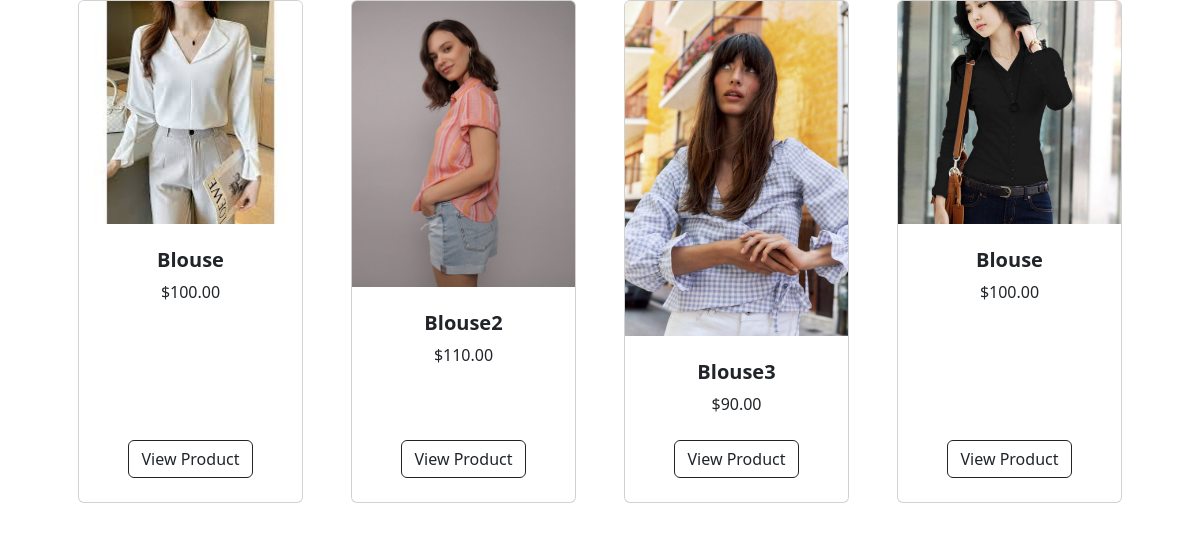
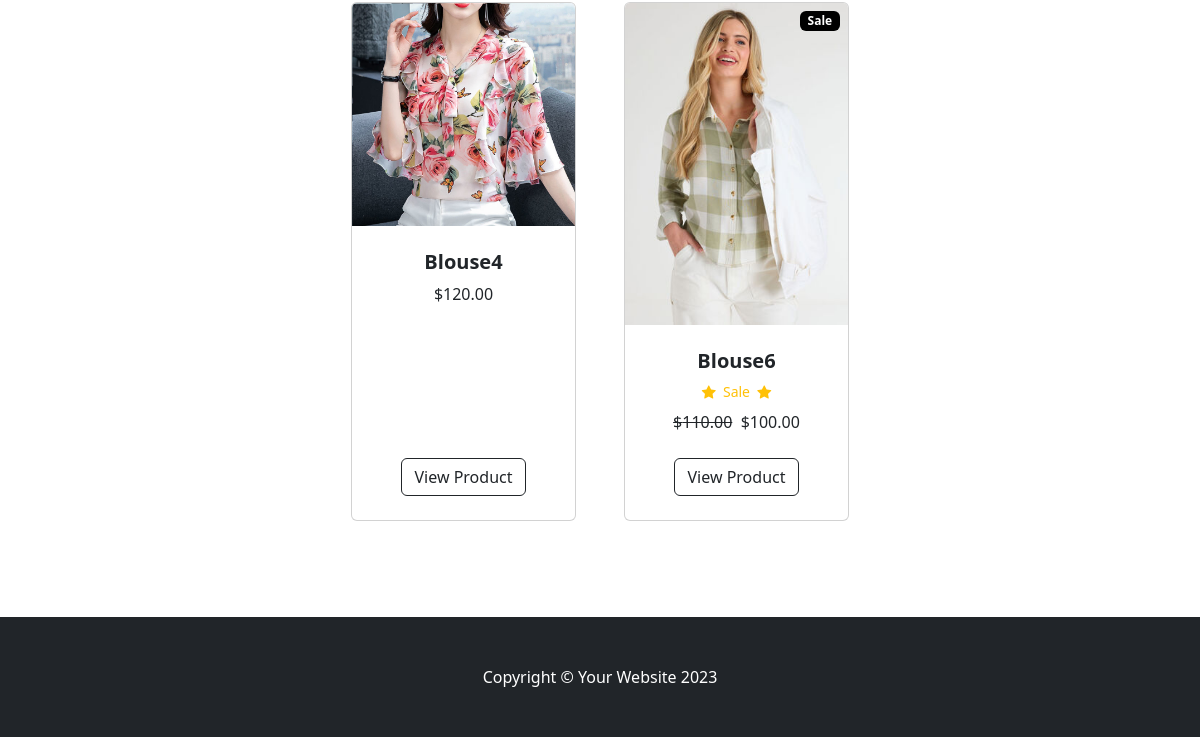
The app's page / (lower part), older data (2 pictures, top to bottom).
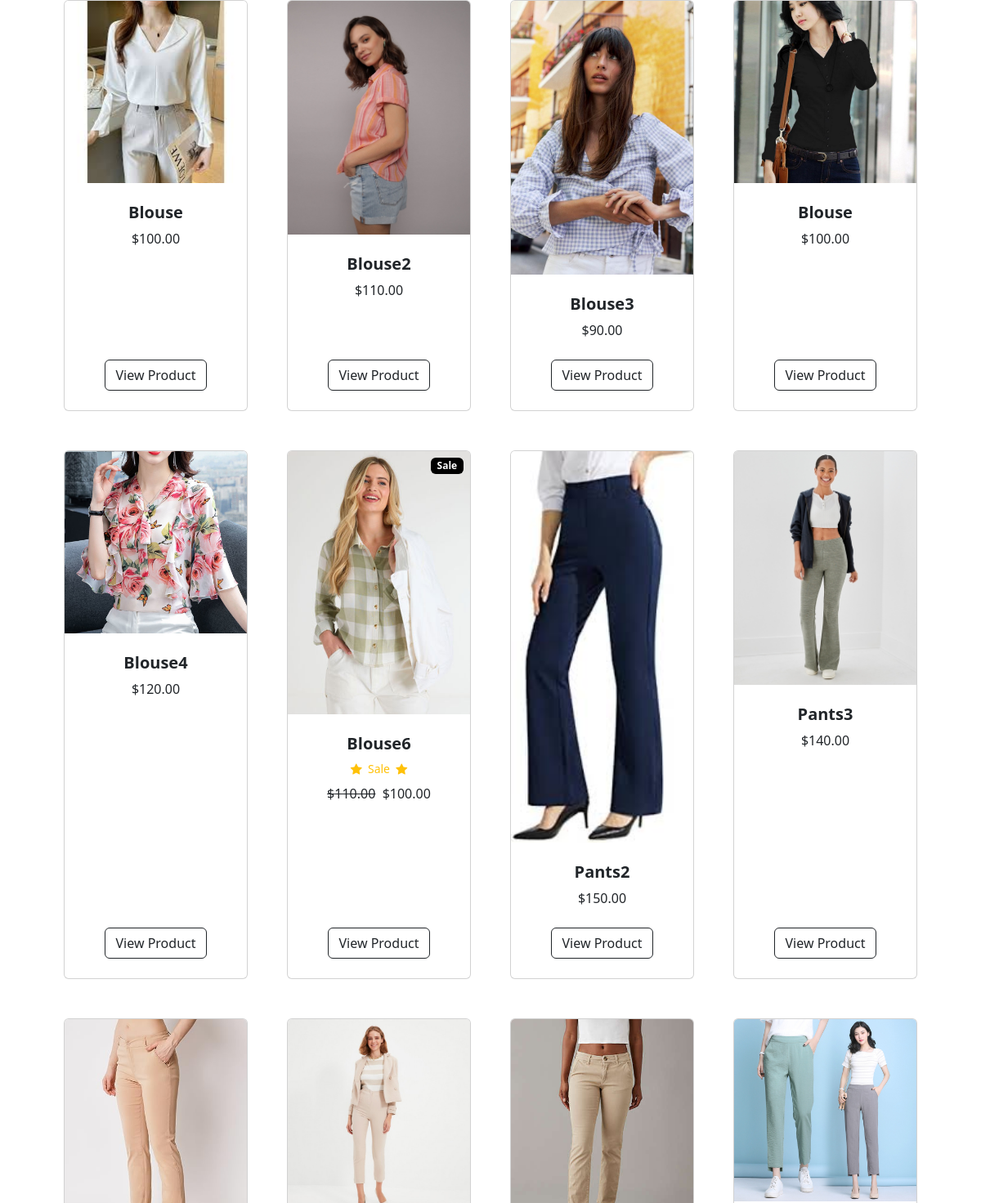
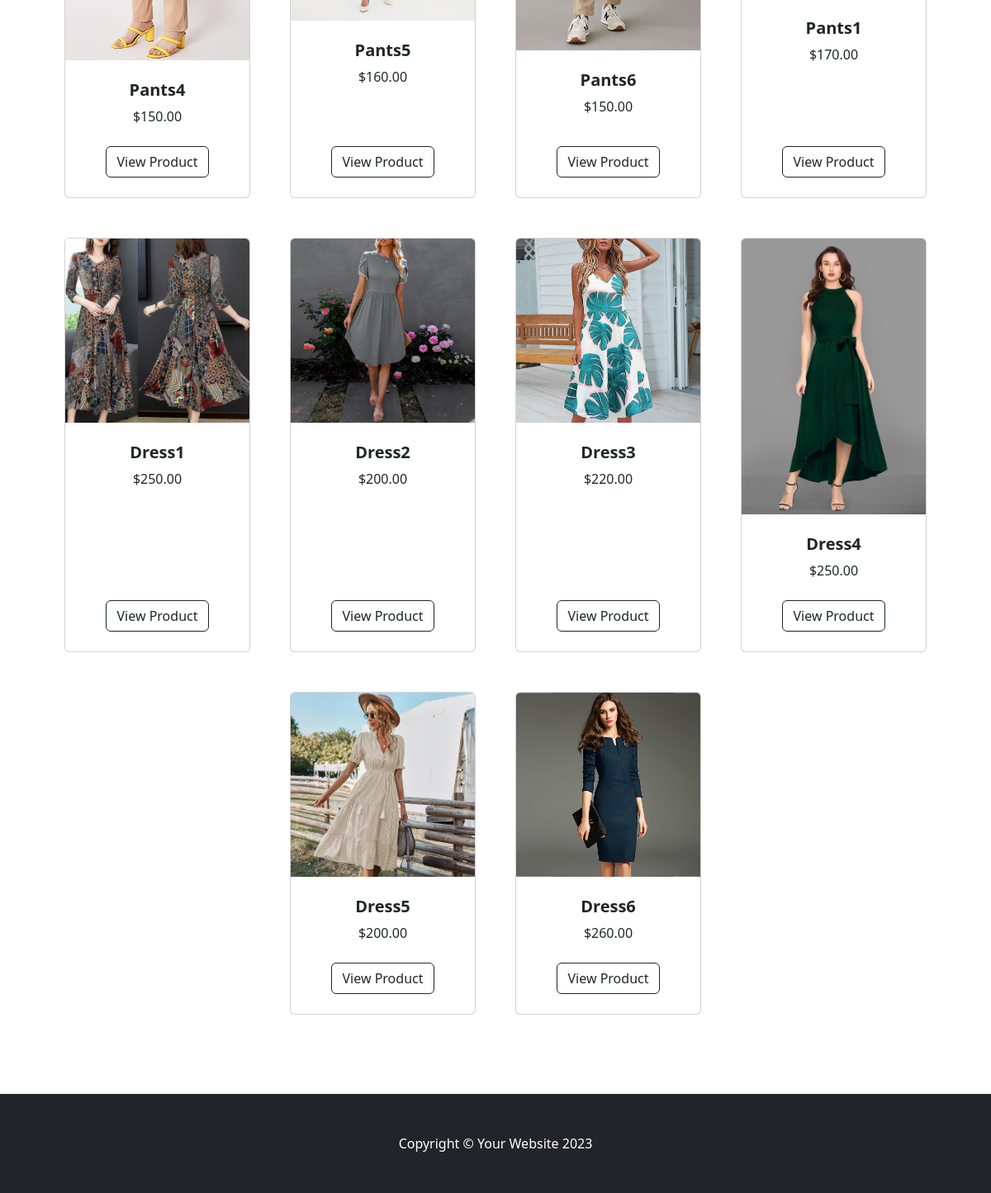
The same page, newer data (2 pictures, top to bottom).
### store/models.py (models this page shows, shortened)
class Product(models.Model):
    name = models.CharField(max_length=100)
    price = models.DecimalField(default=0, decimal_places=2, max_digits=10)
    category = models.ForeignKey(Category, on_delete=models.CASCADE, default=1)
    description =models.CharField(max_length=300, default='', blank=True, null=True)
    image = models.ImageField(upload_to ='uploads/products/')
    is_sale = models.BooleanField(default=False)
    sale_price = models.DecimalField(default=0, decimal_places=2, max_digits=10)

### store/views.py (the view)
# urls.py: 2. Add a URL to urlpatterns:  path('', views.home, name='home')
def home(request):
    products = Product.objects.all()
    return render(request, 'home.html', {'products': products})

### cart/cart.py (called while the page is built)
    def __len__(self):
        return len(self.cart)

### cart/context_processors.py (called while the page is built)
def cart(request):
    return {'cart': Cart(request)}

### store/templates/home.html (shortened to what this page needs)
{% extends 'base.html' %}
{% load static %}
{% block content %}
        <section class="py-5">
            <div class="container px-4 px-lg-5 mt-5">
                <div class="row gx-4 gx-lg-5 row-cols-2 row-cols-md-3 row-cols-xl-4 justify-content-center">
                    {% for product in products %}
                        {% if product.is_sale %}
                        <div class="col mb-5">
                            <div class="card h-100">
                                <div class="badge bg-black text-white position-absolute" style="top:0.5rem; right:0.5rem">Sale</div>
                                <img class="card-img-top" src="{{ product.image.url }}" alt="..." />
                                <div class="card-body p-4">
                                    <div class="text-center">
                                        <h5 class="fw-bolder">{{ product.name }}</h5>
                                        <div class="d-flex justify-content-center small text-warning mb-2">
                                            <div class="bi-star-fill"></div>
                                            &nbsp;&nbsp;Sale&nbsp;&nbsp;
                                            <div class="bi-star-fill"></div>
                                        </div>
                                        <strike>${{ product.price }}</strike>
                                        &nbsp;${{ product.sale_price }}
                                    </div>
                                </div>
                                <div class="card-footer p-4 pt-0 border-top-0 bg-transparent">
                                    <div class="text-center"><a class="btn btn-outline-dark mt-auto" href="{% url 'product' product.id %}">View Product</a></div>
                                </div>
                            </div>
                        </div>
                        {% else %}
                    <div class="col mb-5">
                        <div class="card h-100">
                            <img class="card-img-top" src="{{ product.image.url }}" alt="..." />
                            <div class="card-body p-4">
                                <div class="text-center">
                                    <h5 class="fw-bolder">{{ product.name }}</h5>
                                    ${{ product.price }}
                                </div>
                            </div>
                            <div class="card-footer p-4 pt-0 border-top-0 bg-transparent">
                                <div class="text-center"><a class="btn btn-outline-dark mt-auto" href="{% url 'product' product.id %}">View Product</a></div>
                            </div>
                        </div>
                    </div>
                        {% endif %}
                    {% endfor %}
            </div>
        </section>
{% endblock %}

Row changes from the older to the newer data that the page shows:
added Product: image (picture), name "Pants2", price "150.00"
added Product: image (picture), name "Pants3", price "140.00"
added Product: image (picture), name "Pants4", price "150.00"
added Product: image (picture), name "Pants5", price "160.00"
added Product: image (picture), name "Pants6", price "150.00"
added Product: image (picture), name "Pants1", price "170.00"
added Product: image (picture), name "Dress1", price "250.00"
added Product: image (picture), name "Dress2", price "200.00"
added Product: image (picture), name "Dress3", price "220.00"
added Product: image (picture), name "Dress4", price "250.00"
added Product: image (picture), name "Dress5", price "200.00"
added Product: image (picture), name "Dress6", price "260.00"
